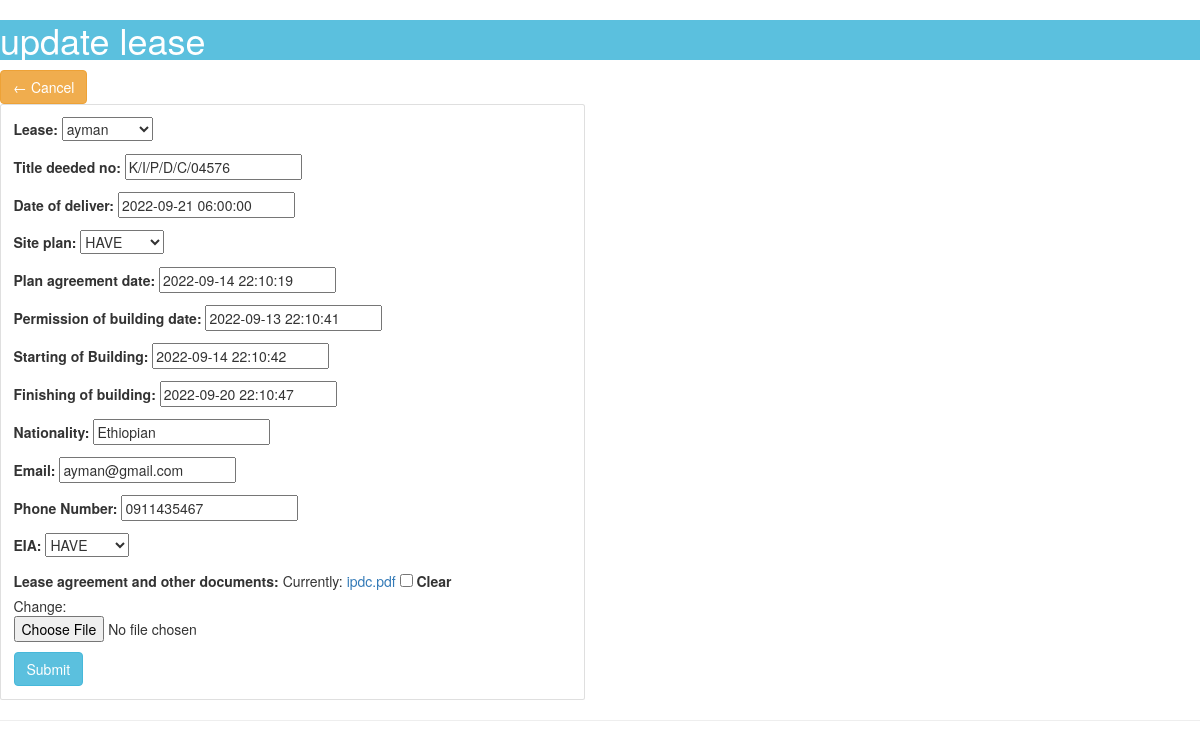
/updatelease/2/ (signed in), run on the app's committed database.
### projects/models.py (models this page shows, shortened)
class Lease(models.Model):
    STATUS = (
            ('HAVE', 'HAVE'),
            ('HAVE NO', 'HAVE NO'),
            )
    lease = models.OneToOneField(User, null=True,blank=True, on_delete=models.CASCADE)
    Title_deeded_no = models.CharField(max_length=200, null=True)
    Date_of_deliver = models.DateTimeField(null=True)
    Site_plan = models.CharField(max_length=200, null=True,choices = STATUS)
    Plan_agreement_date = models.DateTimeField(null=True)
    permission_of_building_date = models.DateTimeField(null=True)
    Starting_of_Building = models.DateTimeField(null=True)
    finishing_of_building = models.DateTimeField(null=True)
    Nationality = models.CharField(max_length=200, null=True)
    Email = models.CharField(max_length=200, null=True)
    Phone_Number = models.CharField(max_length=200, null=True)
    EIA = models.CharField(max_length=200, null=True,choices = STATUS)
    Lease_agreement_and_other_documents = models.FileField(null=True,blank=True)

### projects/decorators.py (the view)
		def wrapper_func(request, *args, **kwargs):
			group = None
			if request.user.groups.exists():
				group = request.user.groups.all()[0].name
			if group in allowed_roles:
				return view_func(request, *args, **kwargs)
			else:
				return HttpResponse('You are not authorized to view this page')

### projects/forms.py
class LeaseForm(ModelForm):
	class Meta:
		model = Lease
		fields = '__all__'

### projects/views.py (called while the page is built)
@login_required(login_url='login')
@allowed_users(allowed_roles=['admin'])
def updateLease(request, pk):
    lease = Lease.objects.get(id=pk)
    form = LeaseForm(instance=lease)
    context = {'form':form}
    if request.method == 'POST':
        form = LeaseForm(request.POST, instance=lease)
        if form.is_valid():
            form.save()
            return redirect('/dashboard')
    return render(request,'projects/update_lease.html',context)

### projects/templates/projects/update_lease.html (shortened to what this page needs)
{%  extends 'projects/main.html' %}
{% load static %}
{% block content %}
<head>
	<link rel="stylesheet" href="../maxcdn.bootstrapcdn.com/bootstrap/3.3.6/css/bootstrap.min.css"/>
</head>
<h1 class="bt btn-info">update lease</h1>
<a class="btn btn-warning" href="{% url 'dashboard' %}"> &#8592; Cancel </a>
<div class="row">
	<div class="col-md-6">
		<div class="card card-body">
			<form action="" method="POST">
				{{form.as_p}}
				<input class="btn btn-info" type="submit" name="Submit">
			</form>
		</div>
	</div>
</div>
{% endblock %}

### static/css/main.css (style rules this page uses)
body { background-color: #4cb4c7; }

### data on the page
Lease: lease "ayman", Title_deeded_no "K/I/P/D/C/04576", Date_of_deliver "2022-09-21 06:00:00", Site_plan "HAVE", Plan_agreement_date "2022-09-14 22:10:19", permission_of_building_date "2022-09-13 22:10:41", Starting_of_Building "2022-09-14 22:10:42", finishing_of_building "2022-09-20 22:10:47", Nationality "Ethiopian", Email "ayman@gmail.com", Phone_Number "0911435467", EIA "HAVE"
